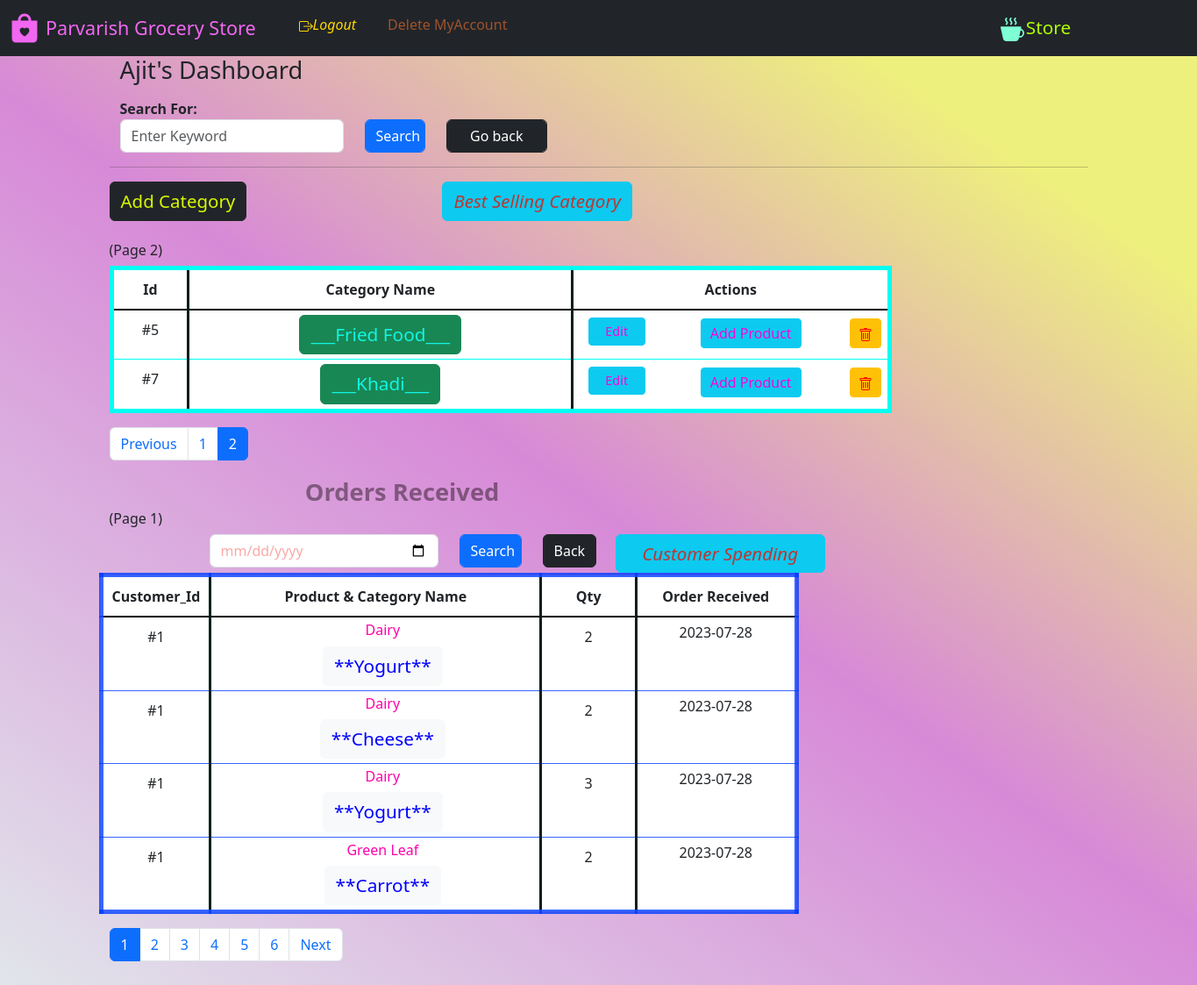
The page /manager_dash?page_1=2 (signed in) on the database its author committed.
### website/model.py (models this page shows)
class Store(db.Model, UserMixin):
    id = db.Column(db.Integer(), primary_key=True)
    role = db.Column(db.String(), nullable=False)
    email = db.Column(db.String(50), nullable=False, unique=True)
    username = db.Column(db.String(20), nullable=False, unique=False)
    password = db.Column(db.String(200), nullable=False)
    date_added = db.Column(db.Date, default=date.today())
    creates = db.relationship('Category', backref='managedBy')

class Category(db.Model):
    category_Name = db.Column(db.String(), nullable=False, unique=True)
    category_Id = db.Column(db.Integer(), primary_key=True)
    description = db.Column(db.String())
    managedBy_Id = db.Column(db.Integer(), db.ForeignKey('store.id'))
    catalog = db.relationship('Product', backref='parent')

class Ecom(db.Model):
    id = db.Column(db.Integer(), primary_key=True)
    quantity_inCart = db.Column(db.Integer(), nullable=False)
    product_id = db.Column(db.Integer(), db.ForeignKey(
        'product.product_id'))
    customer_id = db.Column(db.Integer(), db.ForeignKey(
        'customer.id'))
    category_name = db.Column(db.String(), nullable=False)
    manager_id = db.Column(db.Integer(), nullable=False)
    product_name = db.Column(db.String(), nullable=False)
    price_perunit = db.Column(db.Integer(), nullable=False)
    date_added = db.Column(db.Date, default=date.today())

### website/views.py (the view, shortened to what this page needs)
@login_required
@Views.route('/manager_dash', methods=["GET", "POST"])
def Dash_manager():
    manager_id = session['id']
    manager = Store.query.get(manager_id)
    list = []
    if os.path.isfile('website/static/BestCategory.png'):
        os.remove('website/static/BestCategory.png')
    pd_1()
    if os.path.isfile('website/static/BestCustomer.png'):
        os.remove('website/static/BestCustomer.png')
    pd_2()
    page_1 = request.args.get('page_1', 1, type=int)
    pagination_1 = Category.query.filter(
        Category.managedBy_Id == manager_id).order_by(
        Category.category_Id).paginate(page=page_1, per_page=4)
    for items in pagination_1:
        n = Category_warning(items.category_Id)
        list.append(n)
    page_2 = request.args.get('page_2', 1, type=int)
    pagination_2 = Ecom.query.filter(Ecom.manager_id == manager_id).order_by(
        Ecom.date_added.desc()).paginate(page=page_2, per_page=4)
    categorie = []
    ord = Category.query.all()
    for item in ord:
        nom = item.category_Name
        categorie.append(nom)
    if request.method == 'POST' and 'cname' in request.form:
        c1 = request.form.get("cname")
        c = Category(category_Name=c1, managedBy_Id=manager_id)
        db.session.add(c)
        db.session.commit()
        return render_template('dash_m.html', categories=pagination_1, name=manager.username, id=manager_id, orders=pagination_2)
    return render_template('dash_m.html', categories=pagination_1, name=manager.username, id=manager_id, orders=pagination_2, list=list)

### website/auth.py (called while the page is built)
@App.login_manager.user_loader
def load_customer(id):
    if id is not None:
        return Customer.query.get(int(id))
    return None

### website/views.py (called while the page is built)
def Category_warning(id):
    category = Category.query.get(id)
    produce = Product.query.filter(Product.category_Id == id).all()
    m = 0
    for pro in produce:
        if pro.stock > 0:
            m += 1
    n = len(produce) - m
    return n

def pd_1():
    Orders_csv = pd.read_csv(Path('website/static', 'orders.csv'))
    Orders_ = pd.DataFrame(Orders_csv)
    Orders_['month'] = Orders_['purchase date'].str[5:7]
    Orders_['month'] = Orders_['month'].astype('int32')
    Orders_['quantity'] = Orders_['quantity'].astype('int32')
    Orders_['price'] = pd.to_numeric(Orders_['price'])
    Orders_['sales'] = Orders_['quantity'] * Orders_['price']
    ola = Orders_.groupby('category').sum()['sales'].reset_index()
    cat = ola.category.tolist()
    sale = ola.sales.tolist()
    plt.bar(cat, sale, color='orange')
    plt.xticks(cat)
    plt.ylabel("Total Revenue (Rs)")
    plt.xlabel("Category Name")
    plt.savefig('website/static/BestCategory.png')
    plt.clf()

def pd_2():
    Orders_csv = pd.read_csv(Path('website/static', 'orders.csv'))
    Orders_ = pd.DataFrame(Orders_csv)
    Orders_['month'] = Orders_['purchase date'].str[5:7]
    Orders_['month'] = Orders_['month'].astype('int32')
    Orders_['quantity'] = Orders_['quantity'].astype('int32')
    Orders_['price'] = pd.to_numeric(Orders_['price'])
    Orders_['sales'] = Orders_['quantity'] * Orders_['price']
    ola2 = Orders_.groupby('customerid').sum()['sales'].reset_index()
    cat2 = ola2.customerid.tolist()
    sale2 = ola2.sales.tolist()
    plt.bar(cat2, sale2, color='orange')
    plt.xticks(cat2)
    plt.ylabel("Total Spending (Rs)")
    plt.xlabel("Customer Id")
    plt.savefig('website/static/BestCustomer.png')
    plt.clf()

### website/templates/dash_m.html (shortened to what this page needs)
{% extends "base.html" %} {% block title %}Store Admin{% endblock %}{% block
logout %}
<span
              id="logout"
              style="display: block inline-block; width: 600px"
            >
              <span style="margin: auto"
                ><i
                  ><a
                    class="nav-item nav-link"
                    style="float: left; color: rgb(255, 215, 0)"
                    href="/logout"
                    style="display: block; width: 10%; margin-left: 0px"
                    >Logout</a
                  ></i
                ></span
              ><span style="margin: auto"
                ><a
                  class="nav-item nav-link"
                  style="
                    float: left;
                    color: rgb(160, 82, 45);
                    width: 60%;
                    margin-left: 20px;
                  "
                  href="/delete_account"
                  onclick="return confirm('Are you sure you want to delete the account?');"
                  >Delete MyAccount</a
                ></span
              ></span
            >
{% endblock %}{% block cart %}
<span style="margin: auto"
 ><a
   class="nav-item nav-link"
   style="
     float: right;
     color: rgb(174, 255, 0);
     width: 40%;
     font-size: 1.3rem;
     margin-right: 20px;
   "
   href="/store"
   >Store
   </a
></span> {% endblock %} {% block content %}<section>
  <div class="container">
    <div class="row">
      <div class="col-8">
<h5>
  <span style="float: left; font-size: 2vw">{{ name }}'s Dashboard</span>
</h5></div>
<br><br>
<div class="col-6">
  <div class="col-2" ><strong>Search For: </strong></div>
  <form action="{{ url_for('views.Dash_manager') }}" method="POST" autocomplete="off">
    <div class="row">
      <div class="col-6">
        <input type="text" class="form-control" name="search" id="search" placeholder="Enter Keyword" />
      </div>
      <div class="col-2" align="left">
        <input type="submit" class="form-control btn btn-primary" value="Search"  />
      </div>
      <div class="col-3" align="left"><a href="{{ url_for('views.Dash_manager') }}">
        <input type="submit" class="form-control btn btn-dark" value="Go back"  /> </a>
      </div>
    </div>
  </form>
</div>
</div>
</div>
<hr /></section>
<section>
<div>
  {% if categories.items|length == 0 %}
  <div class="alert alert-warning" role="alert">
    <p>None Categories Found, Not Added yet.</p>
    Press
    <button type="button" class="btn btn-dark btn-sm">
      <a
        href="{{url_for('views.Add_category')}}"
        class="alert-link;text-decoration: none;"
        style="
          /* background-color: green; */
          color: rgb(153, 43, 226);
          padding: 10px 10px; text-decoration: none;
        "
        >'Add Category'</a
      >
    </button>
    to add a new category
  </div>
  {% else %}
  <span style="float: left"
  >
    <a class="btn btn-dark"
      style="color: rgb(216, 249, 1); font-size: 1.5vw;text-decoration: none;"
      href="{{url_for('views.Add_category')}}"
      >Add Category</a
    >
  </span
><button type="button" class="btn btn-info" style="margin-left: 20%;color: rgba(227, 21, 7, 0.809); font-size: 1.5vw;text-decoration: none;" data-toggle="modal" data-target="#exampleModalCenter">
  <em>Best Selling Category</em>
</button>
<br>
<br>
<h6>(Page {{ categories.page }})</h6>
  <table class="table table-hover"
    style="
      border: 5px solid rgb(0, 255, 242);
      /* background-color: #96d4d4; */
      width: 80%;
    "
  ><thead class="thead-dark">
    <tr align="center" style="border-bottom: 2px solid black">
      <th
        style="
          padding: 10px 10px;
          width: 10%;
          border-right: 3px solid rgb(3, 33, 31);
        "
      >
        Id
      </th>
      <th
        style="
          border-right: 3px solid rgb(3, 33, 31);
          padding: 10px 10px;
          width: 35%;
        "
      >
        Category Name
      </th>
      <th style=" padding: 10px 10px; width: 45%" colspan="3">
        Actions
      </th>
    </tr></thead>
    <tbody>
    {% for variety in categories.items %}
    <tr align="center" style="width: 100%">
      <td style="padding: 10px; border-right: 3px solid rgb(3, 33, 31)">
        #{{ variety.category_Id }}
      </td>
      <td
        style="width: 50%; padding: 5px; border-right: 3px solid rgb(3, 33, 31)"
      >
        <a class="btn btn-success"
            style="color: rgb(16, 246, 227);text-decoration: none;font-size: 1.3em"
            href="/manager_dash/category_catalog/{{ variety.category_Id }}"
            >___{{ variety.category_Name }}___</a
          ></button>
      </td>
      <td >
        <a class="btn btn-info btn-sm" style="width:80%;color:rgb(246, 5, 218);font-size: 0.9em"  href="{{ url_for('views.Update_category', id = variety.category_Id)}}"
          >Edit</a
        >
      </td>
      <td  >
        <strong><a class="btn btn-info btn-sm" style="width:60%;color:rgb(246, 5, 218);font-size: 1em;margin:1px" href="/manager_dash/category_create/{{ variety.category_Id }}" style="text-decoration: none;"
          >Add Product</a
        ></strong>
      </td>
      <td >
      <strong><a class="btn btn-warning btn-sm"  onclick="return confirm('Are you sure to delete?')" style="width:100%; color: red;text-decoration: none;font-size: 1em;margin:1px" href="/manager_dash/delete_category/{{ variety.category_Id }}"></a></strong></button>
      </td></tr>
    </tr></tbody>
    {% endfor %}
  </table>
  <nav aria-label="...">
    <ul class="pagination">
      {% if categories.has_prev %}
      <li class="page-item ">
        <a class="page-link" href="{{ url_for('views.Dash_manager', page__1=categories.prev_num) }}" tabindex="-1">Previous</a>
      </li>{% endif %}
      {% for number in categories.iter_pages() %}
          {% if categories.page != number %}
             <li class="page-item "><a class="page-link" href="{{ url_for('views.Dash_manager', page_1=number) }}">{{ number }}</a></li>
      {% else %}
        <li class="page-item ">
          <a class="page-link active" href="{{ url_for('views.Dash_manager', page_1=categories.page) }}">{{ categories.page }}</a>
      </li>
  {% endif %}
  {% endfor %}
    </ul>
  </nav>
  {% endif %}
</div></section>
<section>
  <strong><span class="text-center" style="font-size:2vw;margin-left:20%;color:rgba(10, 0, 3, 0.426)">Orders Received</span></strong>
  <div class="col-1" > <h6>(Page {{ orders.page }})</h6> </div><span>
    <form action="{{ url_for('views.Dash_manager') }}" method="POST" autocomplete="off">
      <div class="row" >
        <div class="col-3" style="margin-left:10%">
          <input type="date" style="color:rgb(251, 169, 169);" value="None"class="form-control" name="date" id="date" placeholder="Enter Date" />
        </div>
        <div class="col-1" >
          <input type="submit" class="form-control btn btn-primary" value="Search"  />
        </div>
        <div class="col-1" style="margin-left:0%"align="left"><button type="submit" class="btn btn-dark" formaction="{{ url_for('views.Dash_manager')}}">
          Back </button>
        </div></form>
        <button type="button" class="btn btn-info" style="width: 21%;margin-left: 0%;color: rgba(227, 21, 7, 0.809); font-size: 1.5vw;text-decoration: none;" data-toggle="modal" data-target="#exampleModalCenter1">
          <em>Customer Spending</em>
        </button>
        </span>
  <table class="table table-hover"
    style="
      border: 5px solid rgba(0, 60, 255, 0.781);
      /* background-color: #96d4d4; */
      width: 70%;
    "
  ><thead class="thead-dark">
    <tr align="center" style="border-bottom: 2px solid black">
      <th
        style="
          padding: 10px 10px;
          width: 10%;
          border-right: 3px solid rgb(3, 33, 31);
        "
      >
        Customer_Id
      </th>
      <th
        style="
          border-right: 3px solid rgb(3, 33, 31);
          padding: 10px 10px;
          width: 45%;
        " colspan="2"
      >
        Product & Category Name
    </th>
    <th
        style="
          border-right: 3px solid rgb(3, 33, 31);
          padding: 10px 10px;
          width: 15%;
        "
      >
        Qty
    </th>
      <th style=" border-right: 3px solid rgb(3, 33, 31);padding: 10px 10px; width: 25%">
        Order Received
      </th>
    </tr></thead>
    <tbody>
    {% for record in orders.items %}
    <tr align="center" style="width: 100%">
      <td style="padding: 10px; border-right: 3px solid rgb(3, 33, 31)">
        #{{ record.customer_id }}
      </td>
      <td
      ><span>
        <td style="width: 50%; padding: 5px; border-right: 3px solid rgb(3, 33, 31)"><small style="color:#0000ff" class="text-muted"><h6 style="color:rgb(255, 0, 170)" class="font-weight-light" >{{ record.category_name}}</h6></small>
          <a class="btn btn-light"
            style="color: #0000ff;text-decoration: none;font-size: 1.3em"
            href=""
            >**{{ record.product_name }}**</a
          ></span></button></td>
      <td style="padding: 10px; border-right: 3px solid rgb(3, 33, 31)">
        {{ record.quantity_inCart }}
      </td>
      <td  style="width: 50%; padding: 5px; border-right: 3px solid rgb(3, 33, 31)">{{ record.date_added }}
      </td>
      </tr>
  </tbody>
    {% endfor %}
  </table></div></section>
<nav aria-label="...">
  <ul class="pagination">
    {% for number in orders.iter_pages() %}
        {% if orders.page != number %}
           <li class="page-item "><a class="page-link" href="{{ url_for('views.Dash_manager', page_2=number) }}">{{ number }}</a></li>
    {% else %}
      <li class="page-item ">
        <a class="page-link active" href="{{ url_for('views.Dash_manager', page_2=orders.page) }}">{{ orders.page }}</a>
    </li>
{% endif %}
{% endfor %}
{% if orders.has_next %}
    <li class="page-item">
      <a class="page-link" href="{{ url_for('views.Dash_manager', page_2=orders.next_num) }}">Next</a>
    </li>
    {% endif %}
  </ul>
</nav>
{% endblock %}

### website/templates/base.html (style rules this page uses)
html { scroll-behavior: smooth; }
body { height: 1200px; background: linear-gradient( 35deg, #e2ecec 0%, #d789d7 51%, #eef07d 85% ); }

### rows shown on the page
Store: username "Ajit"
Category: category_Id "5", category_Name "Fried Food"
Category: category_Id "7", category_Name "Khadi"
Ecom: customer_id "1", category_name "Dairy", product_name "Yogurt", quantity_inCart "2", date_added "2023-07-28"
Ecom: customer_id "1", category_name "Dairy", product_name "Cheese", quantity_inCart "2", date_added "2023-07-28"
Ecom: customer_id "1", category_name "Dairy", product_name "Yogurt", quantity_inCart "3", date_added "2023-07-28"
Ecom: customer_id "1", category_name "Green Leaf", product_name "Carrot", quantity_inCart "2", date_added "2023-07-28"

### other values the page prints
{{ categories.page }} "2"
{{ number }} "1"
{{ orders.page }} "1"
{{ number }} "2" "3" "4" "5" "6"
